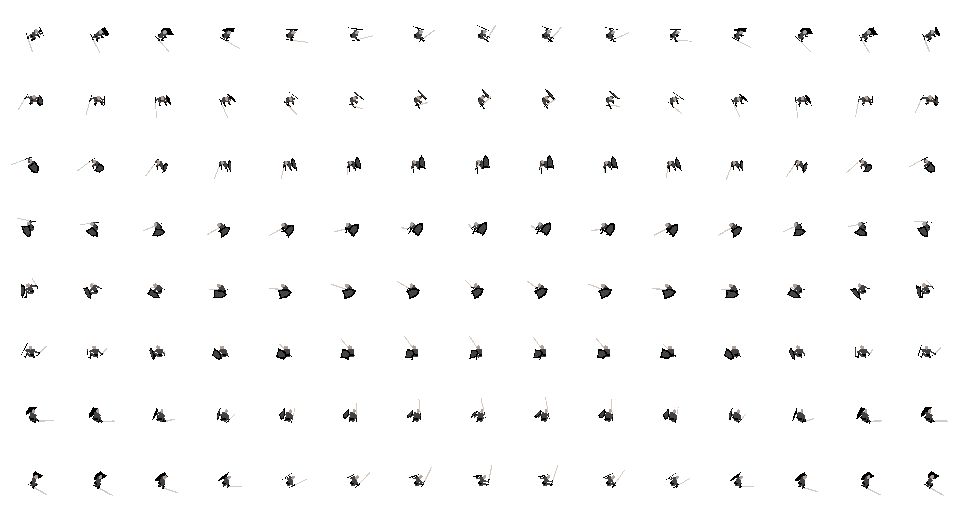
#> input picture assets/packs/knight-2d/CrouchRun.png, 960 x 512 px, given in place of south.png, which was not available
$ python build-head25-hat.py
#> lines starting #> are read from the running program, lines starting #| are printed output that depends on the picture; pictures that were not available may be replaced by others from this repository, and a replacement may not be noted
#!/usr/bin/env python3
"""Build Head25 (wizard hat) sheets: same placement on all 8 dirs, per-frame on every anim (Walk/Attack/Die…)."""
from __future__ import annotations

from pathlib import Path
from PIL import Image

ROOT = Path(__file__).resolve().parents[1]
FW, FH, COLS, ROWS = 128, 128, 15, 8
ROW_LABEL = ["E", "SE", "S", "SW", "W", "NW", "N", "NE"]
FILE_FOR = {
    "S": "south.png",
    "SE": "south-east.png",
    "E": "east.png",
    "NE": "north-east.png",
    "N": "north.png",
    "NW": "north-west.png",
    "W": "west.png",
    "SW": "south-west.png",
}
ANIMS = [
    "Idle", "Idle2", "Idle3", "Idle4", "Walk", "Run", "RunBackwards",
    "StrafeLeft", "StrafeRight", "CrouchIdle", "CrouchRun",
    "Attack1", "Attack2", "Attack3", "Attack4", "Attack5", "Attack6",
    "AttackRun", "AttackRun2", "Kick", "Special1", "TakeDamage", "Die",
    "Taunt", "Slide", "Rolling", "RideIdle", "RideRun", "RideIdleAttack1",
    "RideRunAttack1",
]
TARGET_W = 14
DX = 0
DY = -8
SIT = 0.42


def load_cfg(path: Path | None) -> None:
    global TARGET_W, DX, DY, SIT
    if not path or not path.exists():
        return
    import json
    o = json.loads(path.read_text())
    TARGET_W = int(o.get("targetW", TARGET_W))
    DX = int(o.get("dx", DX))
    DY = int(o.get("dy", DY))
    SIT = float(o.get("sit", SIT))


def content(im: Image.Image) -> Image.Image:
    im = im.convert("RGBA")
#> im is the input picture: PIL image 960x512 RGBA; mean R, G, B, A 2, 1.9, 1.9, 7.3
    bbox = im.getchannel("A").getbbox()
#> bbox = (11, 25, 948, 496)
    if not bbox:
        return im
    return im.crop(bbox)
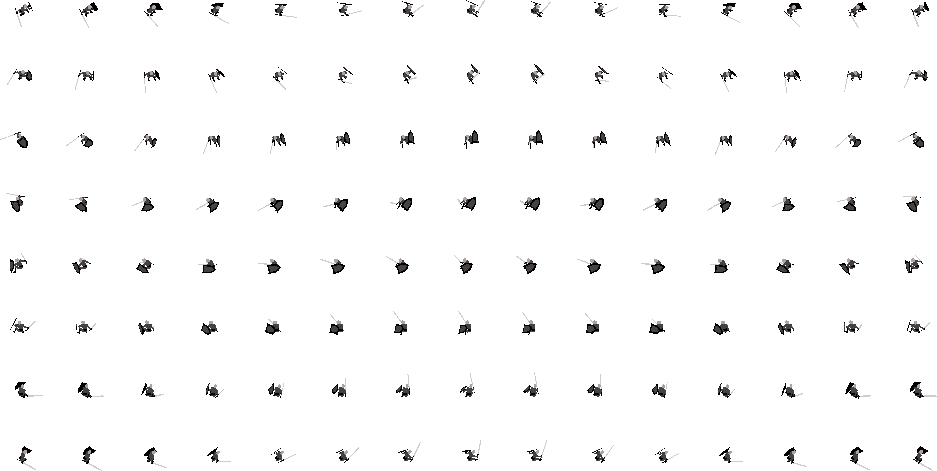
#> returned value: PIL image 937x471 RGBA; mean R, G, B, A 2.2, 2.1, 2.1, 8.2; transparent parts drawn white


def scale_nn(im: Image.Image, tw: int) -> Image.Image:
#> called with tw = 14
    w, h = im.size
#> w = 937; h = 471
    if w <= 0:
        return im
    th = max(1, round(h * (tw / w)))
#> th = 7
    return im.resize((tw, th), Image.NEAREST)


def place_hat(hat: Image.Image, head_bbox: tuple[int, int, int, int]) -> Image.Image:
    """Same dx/dy/sit/size for every dir & frame — hat sticks to that frame's head bbox."""
    cell = Image.new("RGBA", (FW, FH), (0, 0, 0, 0))
    hx0, hy0, hx1, hy1 = head_bbox
    hcx = (hx0 + hx1) / 2
    x = int(round(hcx - hat.width / 2 + DX))
    y = int(round(hy1 - hat.height * SIT + DY))
    x = max(-hat.width + 4, min(FW - 4, x))
    y = max(-hat.height + 4, min(FH - 4, y))
    cell.alpha_composite(hat, (x, y))
    return cell


def head_bbox_at(head_sheet: Image.Image, row: int, col: int) -> tuple[int, int, int, int]:
    cell = head_sheet.crop((col * FW, row * FH, (col + 1) * FW, (row + 1) * FH))
    bb = cell.getchannel("A").getbbox()
    if not bb:
        return (60, 48, 70, 58)
    return bb


def build_anim_sheet(hats: dict, head_sheet: Image.Image) -> Image.Image:
    sheet = Image.new("RGBA", (FW * COLS, FH * ROWS), (0, 0, 0, 0))
    for row, lab in enumerate(ROW_LABEL):
        hat = hats[lab]
        for col in range(COLS):
            hb = head_bbox_at(head_sheet, row, col)
            cell = place_hat(hat, hb)
            sheet.alpha_composite(cell, (col * FW, row * FH))
    return sheet


def build(
    src_rot: Path,
    head3_dir: Path,
    out_dir: Path,
    preview_dir: Path | None = None,
) -> Path:
    hats = {}
    for lab, fn in FILE_FOR.items():
        hats[lab] = scale_nn(content(Image.open(src_rot / fn)), TARGET_W)
#> pass 2 of the loop in build, `for lab, fn in FILE_FOR.items():`:
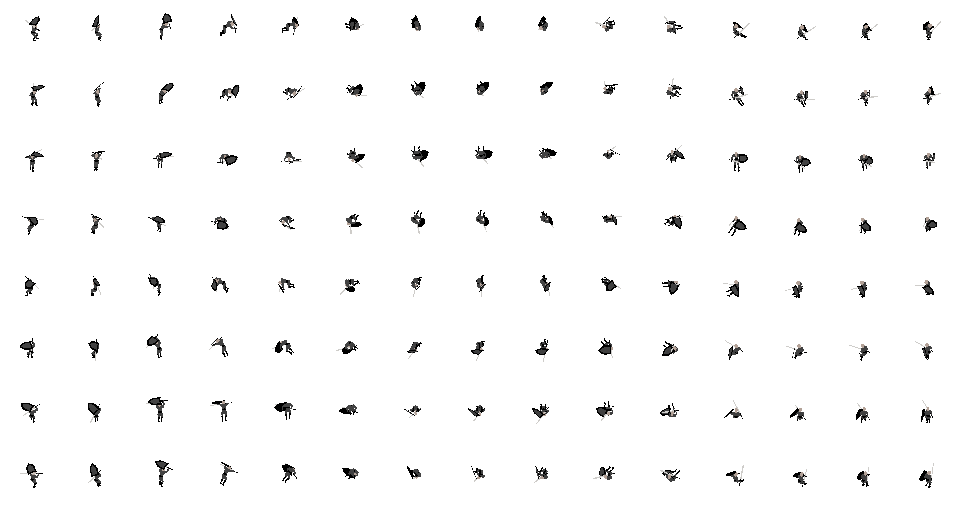
#> input picture assets/packs/knight-2d/FrontFlip.png, 960 x 512 px, given in place of south-east.png, which was not available
#> in content, im is the input picture: PIL image 960x512 RGBA; mean R, G, B, A 1.6, 1.6, 1.6, 7.4
#> bbox = (20, 13, 941, 488)
#> in content (call 2), `return im.crop(bbox)`:
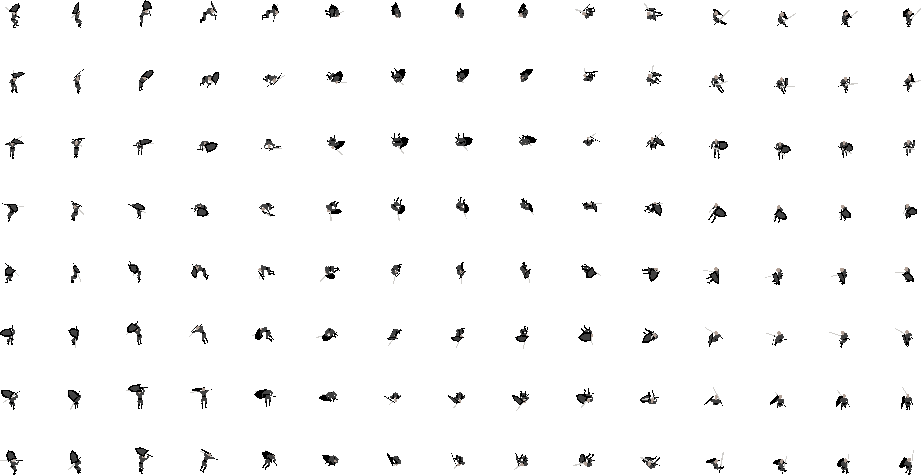
#> returned value: PIL image 921x475 RGBA; mean R, G, B, A 1.8, 1.8, 1.7, 8.3; transparent parts drawn white

    idle_head = head3_dir / "Idle.png"
    if not idle_head.exists():
        # legacy single full sheet
        legacy = ROOT / "docs/previews/hat-refs/Head3_Idle_full.png"
        head_idle = Image.open(legacy).convert("RGBA")
    else:
        head_idle = Image.open(idle_head).convert("RGBA")

    out_dir.mkdir(parents=True, exist_ok=True)
    written = []
    for anim in ANIMS:
        head_path = head3_dir / f"{anim}.png"
        head_sheet = Image.open(head_path).convert("RGBA") if head_path.exists() else head_idle
        sheet = build_anim_sheet(hats, head_sheet)
        dest = out_dir / f"{anim}.png"
        sheet.save(dest, optimize=True)
        written.append(dest.name)
        print(" ", anim, dest.stat().st_size)

    idle_out = out_dir / "Idle.png"

    if preview_dir:
        preview_dir.mkdir(parents=True, exist_ok=True)
        body_path = preview_dir / "NakedBody_Idle_full.png"
        body = Image.open(body_path).convert("RGBA") if body_path.exists() else None
        sheet = Image.open(idle_out).convert("RGBA")
        for row, lab in enumerate(ROW_LABEL):
            cell = sheet.crop((0, row * FH, FW, (row + 1) * FH))
            vis = Image.new("RGBA", (FW, FH), (0, 0, 0, 0))
            if body:
                vis.alpha_composite(body.crop((0, row * FH, FW, (row + 1) * FH)))
            # also show Head3 under hat for preview
            vis.alpha_composite(head_idle.crop((0, row * FH, FW, (row + 1) * FH)))
            vis.alpha_composite(cell)
            vis.resize((FW * 4, FH * 4), Image.NEAREST).save(preview_dir / f"Head25_{lab}_on_body.png")
        sheet.resize((FW * COLS // 2, FH * ROWS // 2), Image.NEAREST).save(preview_dir / "Head25_Idle_sheet.png")
        # Die + Attack1 contact-sheet previews (frame 0 / mid / last)
        for anim in ("Die", "Attack1", "Walk"):
            hp = head3_dir / f"{anim}.png"
            if not hp.exists():
                continue
            hsheet = Image.open(hp).convert("RGBA")
            asheet = Image.open(out_dir / f"{anim}.png").convert("RGBA")
            bp = head3_dir.parent / "NakedBody" / f"{anim}.png"
            bsheet = Image.open(bp).convert("RGBA") if bp.exists() else None
            strip = Image.new("RGBA", (FW * 3 * 2, FH * 2), (232, 232, 226, 255))
            for i, col in enumerate((0, 7, 14)):
                for row in (2, 0):  # S and E
                    vis = Image.new("RGBA", (FW, FH), (0, 0, 0, 0))
                    if bsheet:
                        vis.alpha_composite(bsheet.crop((col * FW, row * FH, (col + 1) * FW, (row + 1) * FH)))
                    vis.alpha_composite(hsheet.crop((col * FW, row * FH, (col + 1) * FW, (row + 1) * FH)))
                    vis.alpha_composite(asheet.crop((col * FW, row * FH, (col + 1) * FW, (row + 1) * FH)))
                    strip.alpha_composite(vis.resize((FW * 2, FH * 2), Image.NEAREST), (i * FW * 2, (0 if row == 2 else 1) * FH * 2))
            strip.save(preview_dir / f"Head25_{anim}_frames.png")

    print("wrote", len(written), "anims →", out_dir)
    return idle_out


if __name__ == "__main__":
    import argparse
    p = argparse.ArgumentParser()
    p.add_argument("--src", default=str(ROOT / "docs/previews/hat-refs/pixellab-source"))
    p.add_argument("--head3", default=str(ROOT / "assets/packs/fantasy-cc/spritesheets/Head3"))
    p.add_argument("--out", default=str(ROOT / "assets/packs/fantasy-cc/spritesheets/Head25"))
    p.add_argument("--cfg", default=str(ROOT / "docs/previews/hat-place.json"))
    args = p.parse_args()
    load_cfg(Path(args.cfg) if args.cfg else None)
    print("cfg targetW", TARGET_W, "dx", DX, "dy", DY, "sit", SIT)
    print("base views (8 dirs) reused; placing on every anim frame…")
    prev = ROOT / "docs/previews/hat-refs"
#> (the run stopped early here; a loop or call above may not have finished)
